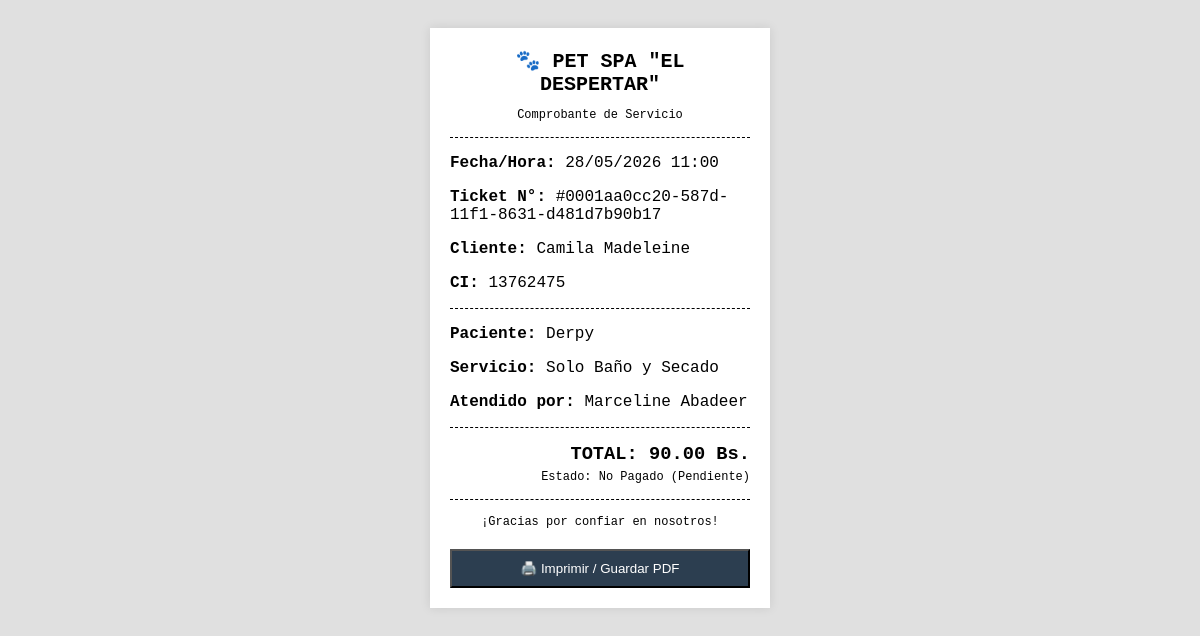
Page /recibo.php?id_cita=1aa0cc20-587d-11f1-8631-d481d7b90b17 (signed in) on the committed database.
### tables this page shows
CREATE TABLE `citas` (
  `id_cita` varchar(36) NOT NULL DEFAULT uuid(),
  `cliente_id` varchar(36) DEFAULT NULL,
  `mascota_id` varchar(36) DEFAULT NULL,
  `groomer_id` varchar(36) DEFAULT NULL,
  `servicio_id` varchar(36) DEFAULT NULL,
  `fecha_hora_inicio` datetime NOT NULL,
  `fecha_hora_fin` datetime DEFAULT NULL,
  `estado` enum('Pendiente','Confirmada','En Proceso','Finalizada','Cancelada') DEFAULT 'Pendiente',
  `calificacion_cliente` int(11) DEFAULT NULL CHECK (`calificacion_cliente` between 1 and 5),
  `comentario_cliente` text DEFAULT NULL,
  `precio_total_estimado` decimal(10,2) DEFAULT 0.00,
  `metodo_pago` enum('QR','Efectivo','Transferencia','Pendiente') DEFAULT 'Pendiente',
  `monto` decimal(10,2) DEFAULT 0.00,
  `duracion_minutos` int(11) DEFAULT 60,
  `servicio` varchar(100) DEFAULT 'Grooming Estándar',
  `pago_estado` varchar(20) DEFAULT 'No Pagado'
);

CREATE TABLE `usuarios` (
  `id_usuario` varchar(36) NOT NULL DEFAULT uuid(),
  `rol_id` int(11) DEFAULT NULL,
  `nombre_completo` varchar(100) NOT NULL,
  `ci` varchar(20) DEFAULT NULL,
  `email` varchar(100) NOT NULL,
  `telefono` varchar(20) DEFAULT NULL,
  `direccion` text DEFAULT NULL,
  `password_hash` varchar(255) NOT NULL,
  `esta_verificado` tinyint(1) DEFAULT 0,
  `fecha_registro` timestamp NOT NULL DEFAULT current_timestamp(),
  `estado` enum('Activo','Inactivo','Bloqueado') DEFAULT 'Inactivo',
  `google_id` varchar(255) DEFAULT NULL,
  `two_factor_secret` varchar(255) DEFAULT NULL,
  `two_factor_enabled` tinyint(1) DEFAULT 0,
  `intentos_fallidos` int(11) DEFAULT 0,
  `bloqueado_hasta` timestamp NULL DEFAULT NULL,
  `ultimo_acceso` timestamp NULL DEFAULT NULL,
  `cambio_password_pendiente` tinyint(1) DEFAULT 1,
  `turno` varchar(20) DEFAULT 'Mañana',
  `foto_perfil` varchar(255) DEFAULT 'default_user.png'
);

CREATE TABLE `mascotas` (
  `id_mascota` varchar(36) NOT NULL DEFAULT uuid(),
  `propietario_id` varchar(36) DEFAULT NULL,
  `nombre` varchar(50) NOT NULL,
  `especie` varchar(30) DEFAULT NULL,
  `raza` varchar(50) DEFAULT NULL,
  `fecha_nacimiento` date DEFAULT NULL,
  `peso_actual` decimal(5,2) DEFAULT NULL,
  `alergias` text DEFAULT NULL,
  `vacunas_al_dia` tinyint(1) DEFAULT 1,
  `temperamento` enum('Tranquilo','Nervioso','Agresivo','Miedoso') DEFAULT 'Tranquilo',
  `foto_url` varchar(255) DEFAULT 'default_pet.png'
);

### recibo.php (the view, shortened to what this page needs)
<?php
require 'db.php';
$id_cita = $_GET['id_cita'];
$sql = "SELECT c.*, m.nombre as mascota, u_cli.nombre_completo as cliente, u_cli.ci, u_gro.nombre_completo as groomer
        FROM citas c
        JOIN mascotas m ON c.mascota_id = m.id_mascota
        JOIN usuarios u_cli ON m.propietario_id = u_cli.id_usuario
        JOIN groomers g ON c.groomer_id = g.id_groomer
        JOIN usuarios u_gro ON g.usuario_id = u_gro.id_usuario
        WHERE c.id_cita = ?";
$stmt = $pdo->prepare($sql);
$stmt->execute([$id_cita]);
$cita = $stmt->fetch();
?>
<!DOCTYPE html>
<html lang="es">
<head>
</head>
<body>
    <div class="ticket">
        <h2>🐾 PET SPA "EL DESPERTAR"</h2>
        <p style="text-align: center; font-size: 12px;">Comprobante de Servicio</p>
        <div class="divider"></div>
        <p><b>Fecha/Hora:</b> <?php echo date('d/m/Y H:i', strtotime($cita['fecha_hora_inicio'])); ?></p>
        <p><b>Ticket N°:</b> #000<?php echo $cita['id_cita']; ?></p>
        <p><b>Cliente:</b> <?php echo htmlspecialchars($cita['cliente']); ?></p>
        <p><b>CI:</b> <?php echo htmlspecialchars($cita['ci']); ?></p>
        <div class="divider"></div>
        <p><b>Paciente:</b> <?php echo htmlspecialchars($cita['mascota']); ?></p>
        <p><b>Servicio:</b> <?php echo htmlspecialchars($cita['servicio']); ?></p>
        <p><b>Atendido por:</b> <?php echo htmlspecialchars($cita['groomer']); ?></p>
        <div class="divider"></div>
        <h3 style="text-align: right; margin: 0;">TOTAL: <?php echo $cita['monto']; ?> Bs.</h3>
        <p style="text-align: right; margin: 5px 0 0 0; font-size: 12px;">Estado: <?php echo $cita['pago_estado']; ?> (<?php echo $cita['metodo_pago']; ?>)</p>
        <div class="divider"></div>
        <p style="text-align: center; font-size: 12px;">¡Gracias por confiar en nosotros!</p>
        <button class="btn-print" onclick="window.print()">🖨️ Imprimir / Guardar PDF</button>
    </div>
</body>
</html>

### recibo.php (style rules this page uses)
body { font-family: 'Courier New', Courier, monospace; background: #e0e0e0; display: flex; justify-content: center; padding: 20px; }
.ticket { background: white; width: 300px; padding: 20px; box-shadow: 0 0 10px rgba(0,0,0,0.1); }
h2 { text-align: center; margin: 0; font-size: 20px; }
.divider { border-top: 1px dashed #000; margin: 15px 0; }
.btn-print { display: block; width: 100%; padding: 10px; background: #2c3e50; color: white; text-align: center; text-decoration: none; font-family: sans-serif; margin-top: 20px; cursor: pointer; }

### rows in the picture
citas: fecha_hora_inicio "28/05/2026 11:00", id_cita "1aa0cc20-587d-11f1-8631-d481d7b90b17", usuarios.nombre_completo "Camila Madeleine", usuarios.ci "13762475", mascota.nombre "Derpy", servicio "Solo Baño y Secado", usuarios.nombre_completo "Marceline Abadeer", monto "90.00", pago_estado "No Pagado", metodo_pago "Pendiente"
